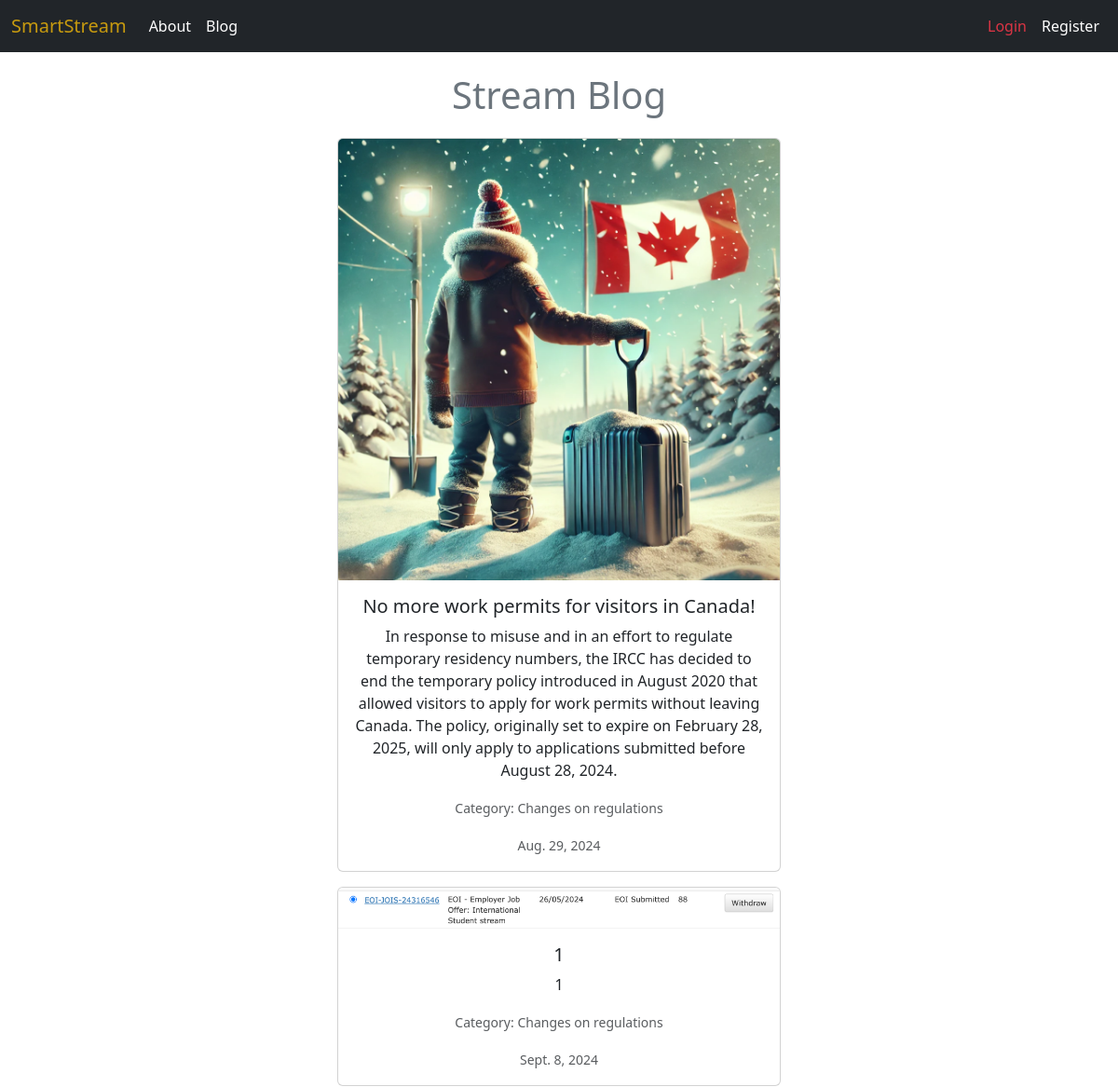
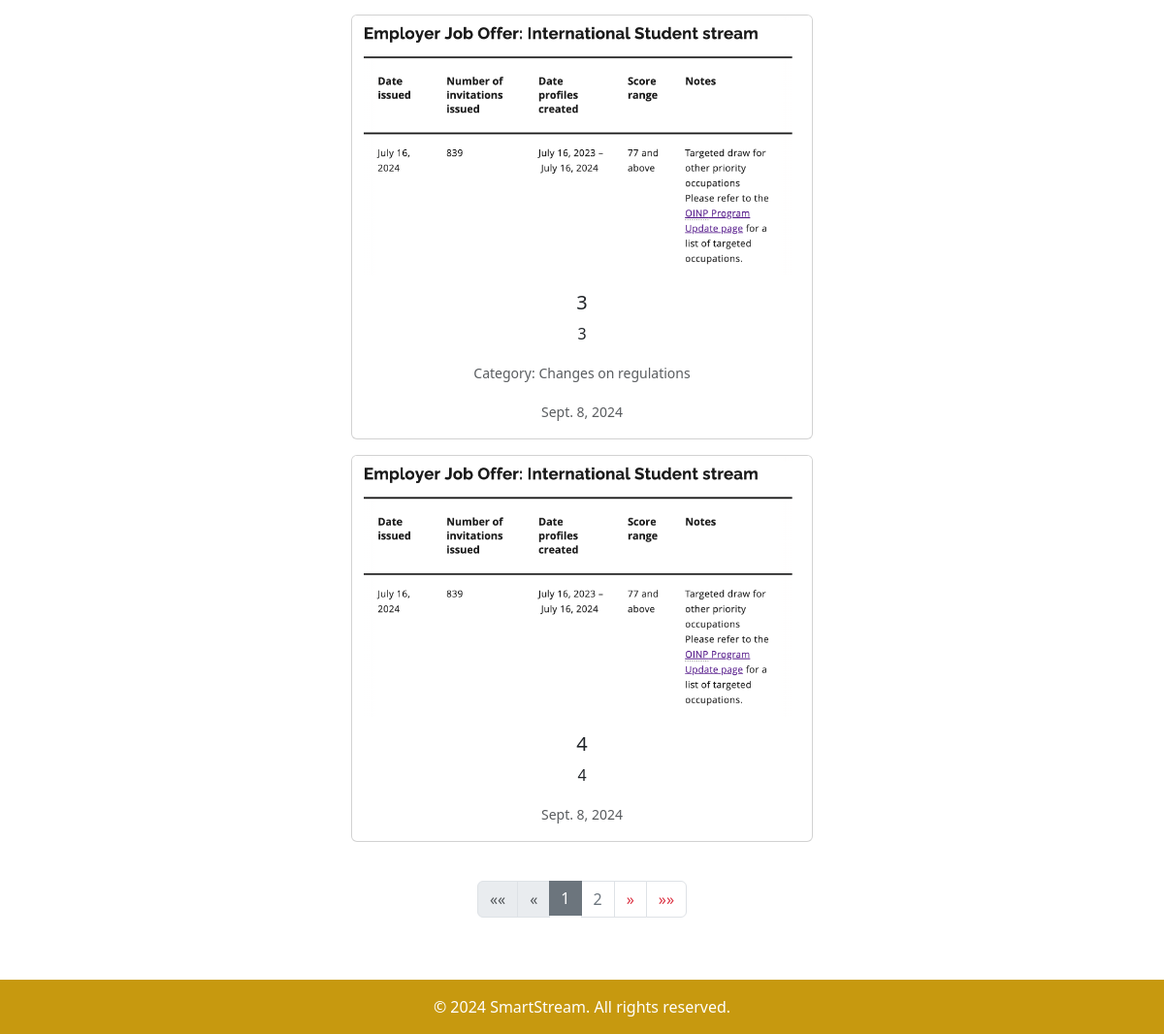
Screenshot of /blog/ with the database file from the repository (2 pictures, top to bottom).
### blog/models.py (models this page shows)
class Post(models.Model):
    CATEGORIES = [
        ('CHAN', 'Changes'),
        ('TIPS', 'Tips'),
        ('NEWS', 'News')
    ]
    date: str = models.DateField()
    title: str = models.CharField(max_length= 300, verbose_name= 'Title')
    category: str = models.TextField(max_length= 4, choices= CATEGORIES, verbose_name= 'Category')
    heading: str = models.TextField(verbose_name= 'Heading', null= True, blank= True)
    reason: str = models.TextField(verbose_name= 'Reason', null= True, blank= True)
    affected: str = models.TextField(verbose_name= 'Who is affected', null= True, blank= True)
    consecuences: str = models.TextField(verbose_name= 'Consecuences', null= True, blank= True)
    image: Any = models.ImageField(upload_to= 'blog')
    class Meta:
        verbose_name: str = 'Post'
        verbose_name_plural: str = 'Posts'
        ordering = ['date']

### blog/views.py (the view)
# urls.py: path('', BlogView.as_view(), name='blog_main'),
class BlogView(ListView):
    model = Post
    template_name = 'blog.html'
    context_object_name = 'posts'
    paginate_by = 4

### blog/templates/blog.html (shortened to what this page needs)
{% extends 'base.html' %}
{% block body %}
<div class="container-fluid text-center">
    <div class="row justify-content-center">
        <div class="col-5">
          <p class="text-secondary fs-1">Stream Blog</p>
        {% for post in posts %}
          <div class="card mb-3 w-100">
            <a href="{% url 'blog_posts' post.pk %}">
                <img src="{{ post.image.url }}" class="card-img-top" alt="{{ post.title }}">
            </a>
            <div class="card-body">
              <h5 class="card-title">{{ post.title }}</h5>
              <p class="card-text">{{ post.heading }}</p>
              {% if post.category == 'CHAN' %}
              <p class="card-text"><small class="text-body-secondary">Category: Changes on regulations</small></p>
              {% endif %}
              <p class="card-text"><small class="text-body-secondary">{{ post.date }}</small></p>
            </div>
          </div>
        {% endfor %}
          <br>
        {% if is_paginated %}
            <nav aria-label="Page navigation">
                <ul class="pagination justify-content-center">
                {% if page_obj.has_previous %}
                    <li class="page-item">
                    <a class="page-link text-danger" href="?page=1" aria-label="First">
                        <span aria-hidden="true">&laquo;&laquo;</span>
                    </a>
                    </li>
                    <li class="page-item">
                    <a class="page-link text-danger" href="?page={{ page_obj.previous_page_number }}" aria-label="Previous">
                        <span aria-hidden="true">&laquo;</span>
                    </a>
                    </li>
                {% else %}
                    <li class="page-item disabled">
                    <span class="page-link">&laquo;&laquo;</span>
                    </li>
                    <li class="page-item disabled">
                    <span class="page-link">&laquo;</span>
                    </li>
                {% endif %}
                {% for num in page_obj.paginator.page_range %}
                    {% if page_obj.number == num %}
                    <li class="page-item active">
                        <span class="page-link bg-secondary border-0">{{ num }}</span>
                    </li>
                    {% elif num > page_obj.number|add:'-3' and num < page_obj.number|add:'3' %}
                    <li class="page-item">
                        <a class="page-link text-secondary" href="?page={{ num }}">{{ num }}</a>
                    </li>
                    {% endif %}
                {% endfor %}
                {% if page_obj.has_next %}
                    <li class="page-item">
                    <a class="page-link text-danger" href="?page={{ page_obj.next_page_number }}" aria-label="Next">
                        <span aria-hidden="true">&raquo;</span>
                    </a>
                    </li>
                    <li class="page-item">
                    <a class="page-link text-danger" href="?page={{ page_obj.paginator.num_pages }}" aria-label="Last">
                        <span aria-hidden="true">&raquo;&raquo;</span>
                    </a>
                    </li>
                {% endif %}
                </ul>
            </nav>
        {% endif %}
        </div>
    </div>
</div>
{% endblock %}

### InmigrApp/templates/base.html (shortened to what this page needs)
{% load static %}
<!DOCTYPE html>
<html lang="en">
<head>
    <link href="https://cdn.jsdelivr.net/npm/bootstrap@5.3.3/dist/css/bootstrap.min.css" rel="stylesheet">
    <link href="{% static 'css/base.css' %}" rel="stylesheet">
</head>
<body class="d-flex flex-column">
    <nav class="navbar navbar-expand-lg navbar-dark bg-dark fixed-top">
        <div class="container-fluid">
            <a class="navbar-brand text-warning text-opacity-75" href="{% url 'index' %}">SmartStream</a>
            <div class="collapse navbar-collapse" id="navbarSupportedContent">
                <ul class="navbar-nav me-auto mb-2 mb-lg-0">
                    <li class="nav-item">
                        <a class="nav-link active" aria-current="page" href="{% url 'about' %}">About</a>
                    </li>
                    <li class="nav-item">
                        <a class="nav-link active" aria-current="page" href="{% url 'blog_main' %}">Blog</a>
                    </li>
                </ul>
                <ul class="navbar-nav mb-2 mb-lg-0 nav justify-content-end">
                    <li class="nav-item">
                        <a class="nav-link active text-danger" aria-current="page" href="{% url 'login' %}">Login</a>
                    </li>
                    <li class="nav-item">
                        <a class="nav-link active" aria-current="page" href="{% url 'register' %}">Register</a>
                    </li>
                </ul>
            </div>
        </div>
    </nav>
    <br><br><br>
    <div class="content">
        {% block body %}
        {% endblock %}
    </div>
    <footer class="bg-dark text-white mt-5">
        <div class="text-center py-3 bg-warning bg-opacity-75 p-3">
            &copy; 2024 SmartStream. All rights reserved.
        </div>
    </footer>
</body>
</html>

### static/css/base.css (style rules this page uses)
html, body { height: 100%; margin: 0; }
.d-flex { display: flex; flex-direction: column; min-height: 100vh; }
.content { flex: 1; }
footer { background-color: #343a40; color: white; }

### rows the page displays
Post: image (picture), title "No more work permits for visitors in Canada!", heading "In response to misuse and in an effort to regulate temporary residency numbers, the IRCC has decided to end the temporary policy introduced in August 2020 that allowed visitors to apply for work permits without leaving Canada. The policy, originally set to expire on February 28, 2025, will only apply to applications submitted before August 28, 2024.", category "Category: Changes on regulations", date "Aug. 29, 2024"
Post: image (picture), title "1", heading "1", category "Category: Changes on regulations", date "Sept. 8, 2024"
Post: image (picture), title "3", heading "3", category "Category: Changes on regulations", date "Sept. 8, 2024"
Post: image (picture), title "4", heading "4", date "Sept. 8, 2024"

### other values shown
{{ num }} "1"
{{ num }} "2"
